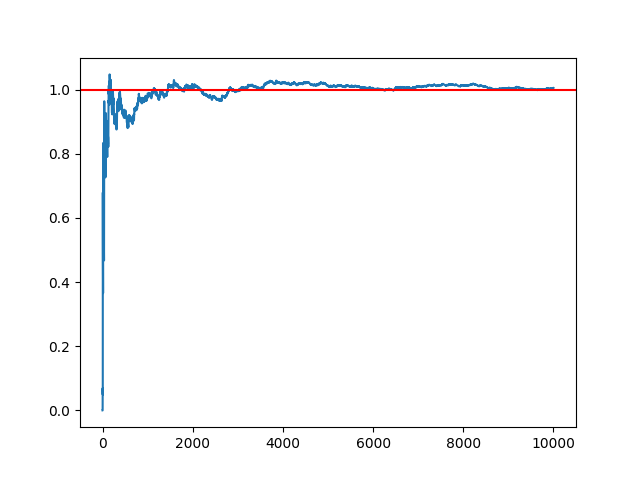

Recreate this plot in Python.
import jax
import jax.numpy as jnp

import matplotlib.pyplot as plt
import numpy as np


n = 10000
estimate_pi_history = []
key = jax.random.PRNGKey(0)
key, *subkeys = jax.random.split(key, n+1)
a = 10 # Change to 10000 to see the approximation error
s = 0
for i in range(n):
    x = jax.random.uniform(subkeys[i], minval=-a, maxval=a)
    y = (1/jnp.sqrt(2*jnp.pi)) * jnp.exp(-x**2/2)
    s += y
    estimate_pi_history.append(s / (i+1)*2*a)

plt.plot(estimate_pi_history)
true = 1
plt.axhline(true, color='r')
plt.savefig('gauss.png')
plt.show()


